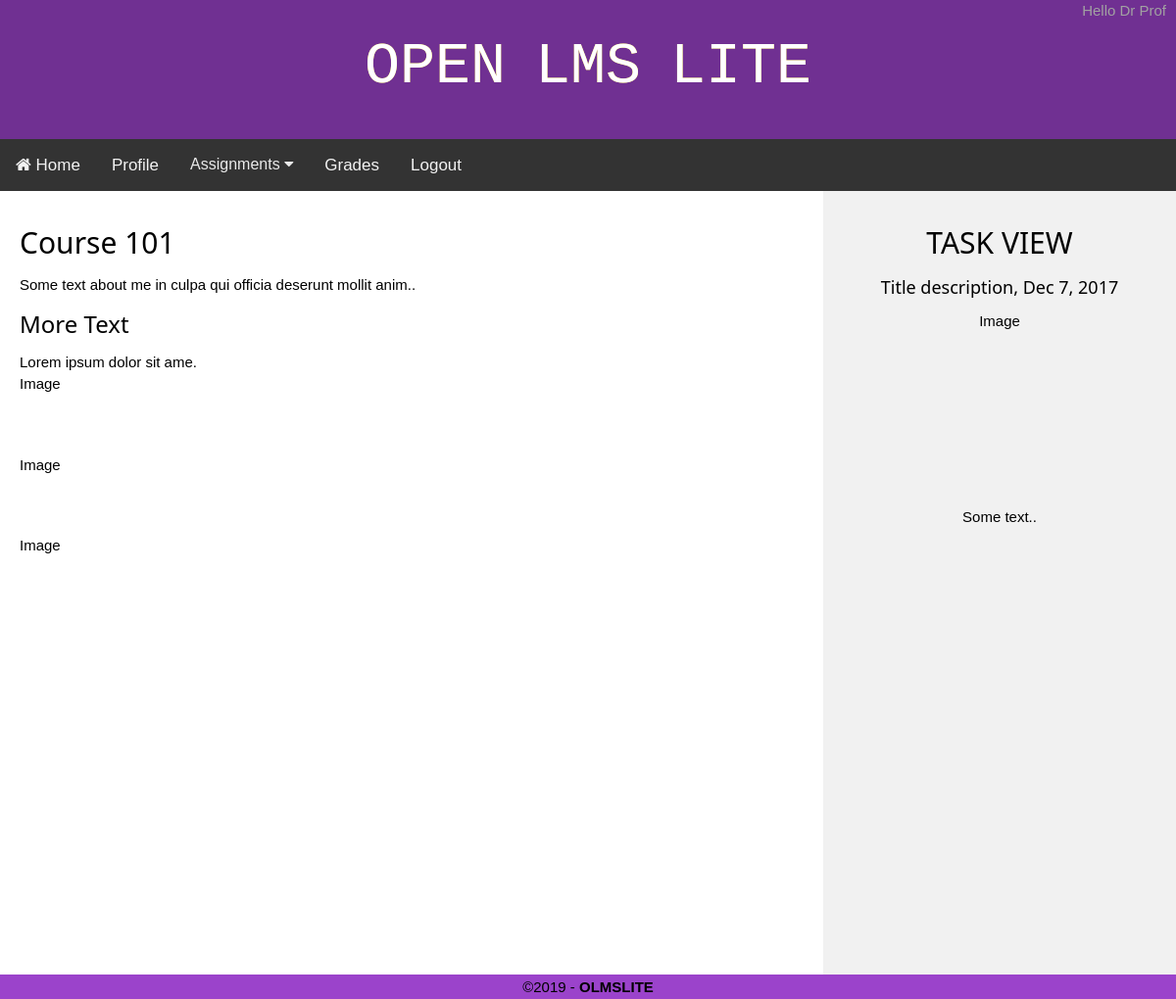
The page /courses/1/ (signed in) on the database its author committed.
### accounts/models.py (models this page shows, shortened)
class User(AbstractBaseUser):
    email = models.CharField(max_length=255, unique=True)
    first_name = models.CharField(max_length=255, blank=True)
    last_name = models.CharField(max_length=255, blank=True)
    active = models.BooleanField(default=True)
    staff = models.BooleanField(default=False)
    admin = models.BooleanField(default=False)
    courses = models.ManyToManyField('courses.Course')
    USER_TYPE_CHOICES = (
        (2, 'student'),
        (1, 'professor'),
        (0, 'admin'),
    )
    role = models.SmallIntegerField(choices=USER_TYPE_CHOICES, blank=True)
    USERNAME_FIELD = 'email'
    REQUIRED_FIELDS = []
    objects = UserManager()
    @property
    def is_active(self):
        return self.active

### courses/models.py (models this page shows, shortened)
class Course(models.Model):
	course_name 	= models.CharField(max_length=255, unique=True)
	quizes			= models.ManyToManyField(Quiz)
	surveys 		= models.ManyToManyField(Survey)
	homeworks		= models.ManyToManyField(Homework)

### courses/views.py (the view)
# urls.py: path('courses/<int:id>/', courseView.course_view, name='course_page')
def course_view(request, id):
	context_dict = {}
	course = Course.objects.get(id=id)
	context_dict['course'] = course
	context_dict['quizform'] = QuizCreationForm
	return render(request, 'course_page.html', context_dict)

### templates/course_page.html (shortened to what this page needs)
{% extends 'base.html' %}
{% block navbar %}
<nav>
      <div class="topnav" id="myTopnav">
          <a href="{% url 'index' %}"><i class="fa fa-home"></i> Home</a>
          <a href="{% url 'profile' %}">Profile</a>
          <div class = "dropdown">
              <button class="dropbtn">Assignments
                  <i class="fa fa-caret-down"></i>
              </button>
          </div>
          <a href="#">Grades</a>
          {% if user.is_authenticated %}
              <a href="{% url 'logout' %}">Logout</a>
          {% else %}
            <a href="{% url 'login' %}">Login</a>
          {% endif %}
      </div>
</nav>
{% endblock navbar %}
{% block content %}
    <div class="row">
  <div class="main w3-animate-opacity">
    <h2>{{ course.course_name }}</h2>
    <p>Some text about me in culpa qui officia deserunt mollit anim..</p>
    <h3>More Text</h3>
    <p>Lorem ipsum dolor sit ame.</p>
    <div class="fakeimg" style="height:60px;">Image</div><br>
    <div class="fakeimg" style="height:60px;">Image</div><br>
    <div class="fakeimg" style="height:60px;">Image</div>
  </div>
  <div class="side w3-center w3-animate-right">
    <h2>TASK VIEW</h2>
    <h5>Title description, Dec 7, 2017</h5>
    <div class="fakeimg" style="height:200px;">Image</div>
    <p>Some text..</p>
  </div>
</div>
{% endblock content %}

### templates/base.html (shortened to what this page needs)
{% load static %}
<!doctype html>
<html lang="en-US">
<head>
	<link rel="stylesheet" href="https://cdnjs.cloudflare.com/ajax/libs/font-awesome/4.7.0/css/font-awesome.min.css">
    <link rel="stylesheet" type = "text/css" href="{% static '/css/main.css' %}">
    <link rel="stylesheet" type = "text/css" href="{% static '/css/w3.css' %}">
    <link rel="stylesheet" type = "text/css" href="{% static '/css/logo.css' %}">
</head>
<body>
  <header id="titlebar">
  {% if user.is_authenticated %}
    <p id="hellomessage">Hello {{ user.first_name }} {{ user.last_name }}</p>
  {% endif %}
  	<a href={% url 'index' %}>
        <pre class="logo" id ="logo">
        </pre>
  {% block navbar %}{% endblock navbar %}
  </header>
  {% block content %}
  {% endblock content %}
  <footer>
	<div class="copyright">&copy;2019 - <strong>OLMSLITE</strong></div>
  </footer>
</body>
</html>

### templates/static/css/main.css (style rules this page uses)
* { box-sizing: border-box; margin: 0; padding: 0; border: 0; outline: 0; font-size: 100%; vertical-align: baseline; background: transparent; }
body { margin: 0; font-family: Arial, Helvetica, sans-serif; }
a pre { margin: auto; margin-left: auto; }
footer { text-align: center; height: 25px; line-height: 25px; z-index:-1; bottom:0; width:100%; display:block; }
.logo { font-size: 60px; width: fit-content; color: #eaeaea; }
#hellomessage { color: #a2a2a2; text-align: right; padding-right: 10px; }
.topnav { overflow: hidden; background-color: #333; }
.topnav a { float: left; display: block; color: #f2f2f2; text-align: center; padding: 14px 16px; text-decoration: none; font-size: 17px; }
#titlebar { background-color: #703092; text-align: center; }
.row { display: flex; flex-wrap: wrap; height: 100%; min-height: 100vh; margin: 0px; }
.side { flex: 30%; background-color: #f1f1f1; padding: 20px; min-height: 100%; }
.main { flex: 70%; background-color: white; padding: 20px; min-height: 100%; }
.copyright { text-align: center; background-color: #9b43cb; height: 25px; line-height: 25px; position:fixed;bottom:0; width:100%; display:block; }
.dropdown { float: left; overflow: hidden; }
.dropdown .dropbtn { font-size: 16px; border: none; outline: none; color: #eaeaea; padding: 14px 16px; background-color: inherit; font-family: inherit; margin: 0; }

### templates/static/css/w3.css (style rules this page uses)
html { box-sizing:border-box }
*,*:before,*:after { box-sizing:inherit }
html { -ms-text-size-adjust:100%;-webkit-text-size-adjust:100% }
body { margin:0 }
article,aside,details,figcaption,figure,footer,header,main,menu,nav,section,summary { display:block }
a { background-color:transparent;-webkit-text-decoration-skip:objects }
code,kbd,pre,samp { font-family:monospace,monospace;font-size:1em }
button,input,select,textarea { font:inherit;margin:0 }
button,input { overflow:visible }
button,select { text-transform:none }
button,html [type=button],[type=reset],[type=submit] { -webkit-appearance:button }
html,body { font-family:Verdana,sans-serif;font-size:15px;line-height:1.5 }
html { overflow-x:hidden }
h2 { font-size:30px }
h3 { font-size:24px }
h5 { font-size:18px }
h1,h2,h3,h4,h5,h6 { font-family:"Segoe UI",Arial,sans-serif;font-weight:400;margin:10px 0 }
a { color:inherit }
.w3-animate-opacity { animation:opac 0.8s }
.w3-animate-right { position:relative;animation:animateright 0.4s }
.w3-center { text-align:center!important }

### rows shown on the page
User: first_name "Dr", last_name "Prof"
Course: course_name "Course 101"
